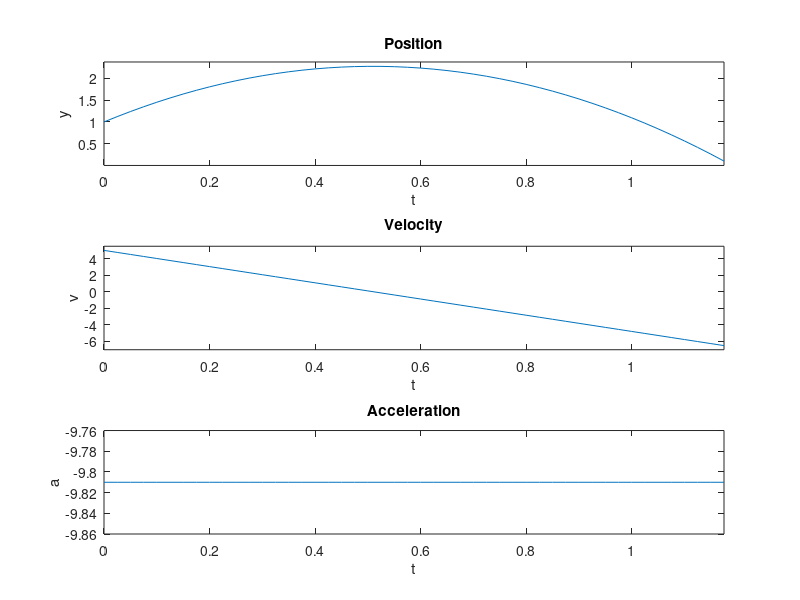

The MATLAB script that drew this image: (Note: this script raises an error after producing the figure.)
%Alan Tieng
%ME428 Numerical Methods
%Midterm Problem 1

clear all;
close all;
clc;

%% This section loads the data, do not edit this part
% This will read the sample data and import it into arrays for you
% y = position data
% t = time data
% n = number points data points
data = load('TimePositionData.mat');
t = data.t';
y = data.y';
n = length(t);
v = zeros([n 1]); % these are initialized as zeros in the beginning to prevent code from spitting errors
a = zeros([n 1]); % these are initialized as zeros in the beginning to prevent code from spitting errors
%% Your code goes here
% calculate v = dy/dt using second-order accuracy
% calculate a = d^2y/dt^2 using second-order accuracy
v(1,1) = (-y(3,1)+4*y(2,1)-3*y(1,1))/(2*(t(2)-t(1)));
a(1,1) = (-y(4,1)+4*y(3,1)-5*y(2,1)+2*y(1,1))/((t(2)-t(1))^2);
for i = 2:n-1
    v(i,1) = (y(i+1,1)-y(i-1,1))/(2*(t(i)-t(i-1)));
    a(i,1) = (y(i+1,1)-2*y(i,1)+y(i-1,1))/((t(i)-t(i-1))^2);
end
v(n,1) = (3*y(n,1)-4*y(n-1,1)+y(n-2,1))/(2*(t(n)-t(n-1)));
a(n,1) = (2*y(n,1)-5*y(n-1,1)+4*y(n-2,1)-y(n-3,1))/((t(n)-t(n-1))^2);




%% This section of code makes all the plots/data required for submission
% You may need to change the variable names if you named your variables
% differently in your code.
figure(1); % This makes the first figure of plots
subplot(3,1,1);
plot(t,y); % this is the time/position plot
xlabel('t');
ylabel('y');
ylim([min(y)-0.1 max(y)+0.1])
xlim([min(t) max(t)])
title('Position')
subplot(3,1,2);
plot(t,v); % this is the time velocity plot
xlabel('t');
ylabel('v');
ylim([min(v)-0.5 max(v)+0.5])
xlim([min(t) max(t)])
title('Velocity')
subplot(3,1,3);
plot(t,a); % this is the time acceleration plot
xlabel('t');
ylabel('a');
title('Acceleration')
xlim([min(t) max(t)])
ylim([min(a)-0.05 max(a)+0.05]) % scales the plot so its not messy
figure(2); % this generates a table of the resulting data for checking
T = table(t,y,v,a);
uitable('Data',T{:,:},'ColumnName',T.Properties.VariableNames,'Units', 'Normalized', 'Position',[0, 0, 1, 1]);